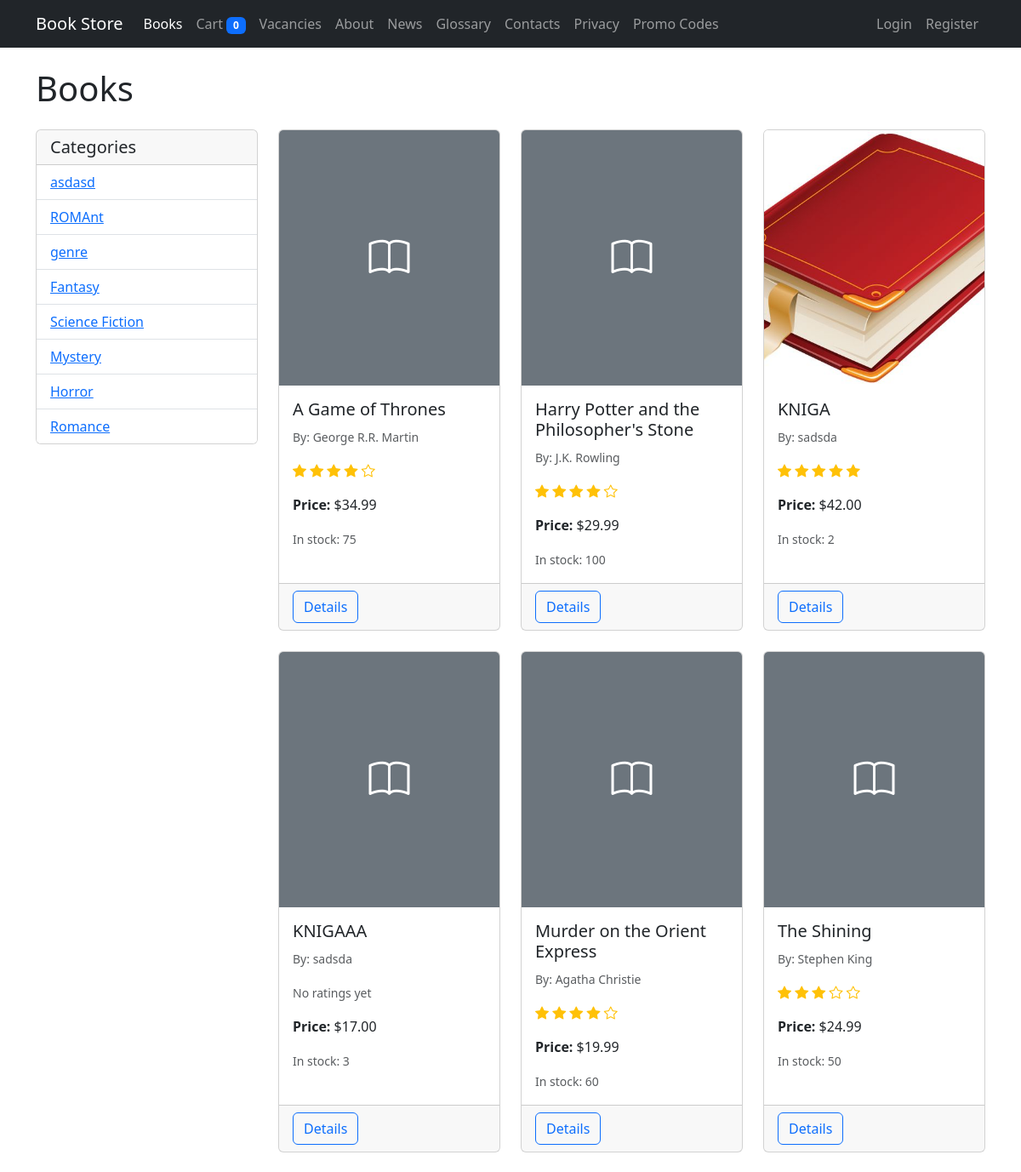
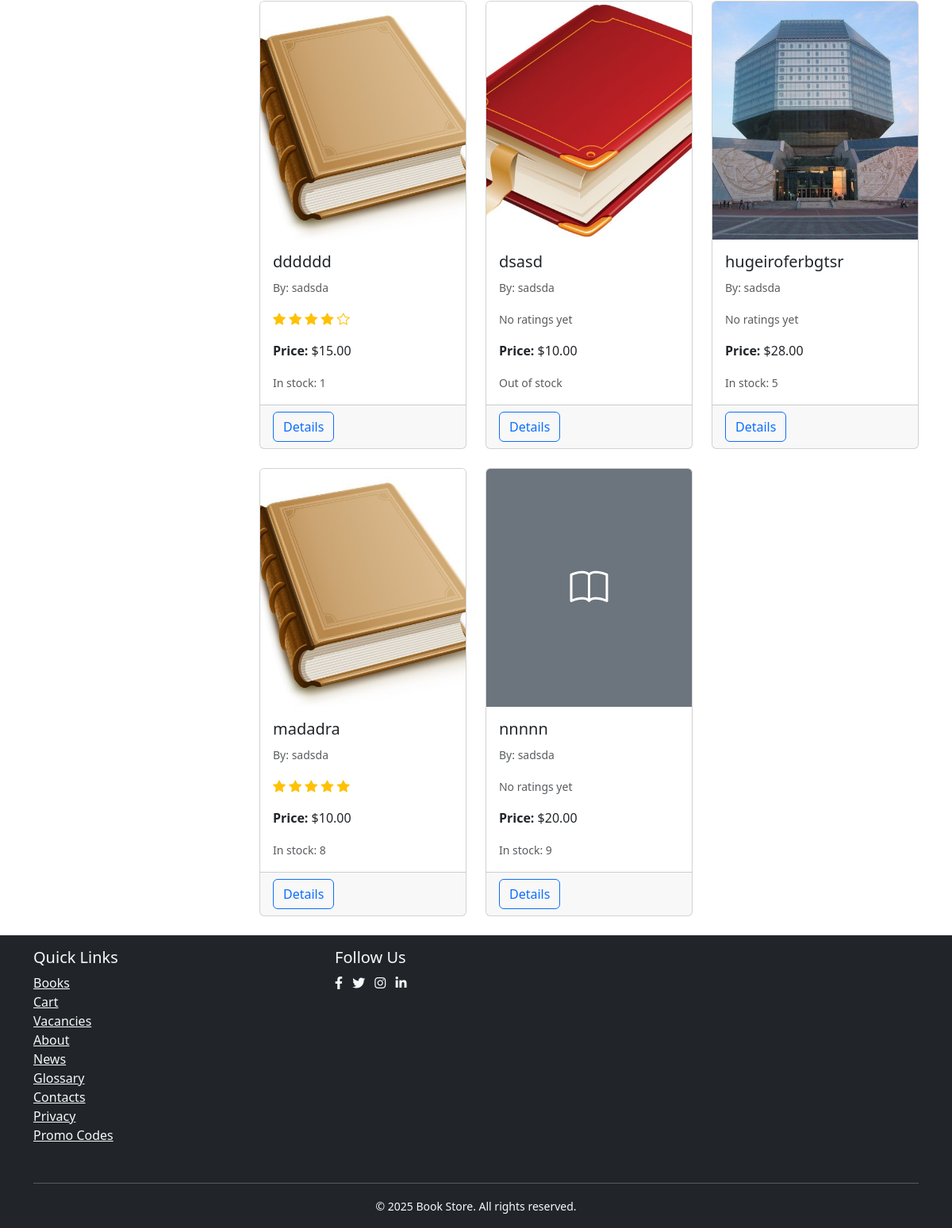
The page /books/ on the database its author committed (2 pictures, top to bottom).
### books/models.py (models this page shows, shortened)
class Genre(models.Model):
    name = models.CharField(max_length=100)
    description = models.TextField(blank=True)
    class Meta:
        verbose_name = "Genre"
        verbose_name_plural = "Genres"

class Book(models.Model):
    title = models.CharField(max_length=200)
    authors = models.ManyToManyField(Author, related_name='books')
    genres = models.ManyToManyField(Genre, related_name='books')
    publisher = models.ForeignKey(Publisher, on_delete=models.SET_NULL, related_name='books', null=True, blank=True)
    isbn = models.CharField(max_length=13)
    description = models.TextField(blank=True)
    price = models.DecimalField(max_digits=10, decimal_places=2)
    quantity = models.PositiveIntegerField(default=0)
    cover = models.ImageField(upload_to='books/covers/', blank=True)
    created_at = models.DateTimeField(auto_now_add=True)
    updated_at = models.DateTimeField(auto_now=True)
    class Meta:
        verbose_name = "Book"
        verbose_name_plural = "Books"

class Author(models.Model):
    name = models.CharField(max_length=200)
    bio = models.TextField(blank=True)
    photo = models.ImageField(upload_to='authors/', null=True, blank=True)
    class Meta:
        verbose_name = "Author"
        verbose_name_plural = "Authors"

### books/views.py (the view, shortened to what this page needs)
# urls.py: path('books/', enhanced_views.BookListView.as_view(), name='book_list'),
def book_list(request):
    books = Book.objects.all().annotate(avg_rating=Avg('reviews__rating'))
    genres = Genre.objects.all()
    search_query = request.GET.get('search', '')
    genre_id = request.GET.get('genre')
    if genre_id:
        books = books.filter(genres__id=genre_id)
    min_price = request.GET.get('min_price')
    max_price = request.GET.get('max_price')
    if min_price:
        books = books.filter(price__gte=min_price)
    if max_price:
        books = books.filter(price__lte=max_price)
    sort_by = request.GET.get('sort', 'title')
    if sort_by in ['title', '-title', 'price', '-price', 'avg_rating', '-avg_rating']:
        books = books.order_by(sort_by)
    return render(request, 'books/book_list.html', {
        'books': books,
        'genres': genres,
        'search_query': search_query,
        'selected_genre': genre_id,
        'min_price': min_price,
        'max_price': max_price,
        'sort_by': sort_by
    })

### books/context_processors.py (called while the page is built)
def cart(request):
    cart = request.session.get('cart', {})
    return {
        'cart': cart,
        'cart_count': len(cart)
    }

### templates/books/book_list.html (shortened to what this page needs)
{% extends 'base.html' %}
{% block content %}
<h1 class="mb-4">Books</h1>
<div class="row">
    <div class="col-md-3 mb-4">
        <div class="card">
            <div class="card-header">
                <h5 class="card-title mb-0">Categories</h5>
            </div>
            <ul class="list-group list-group-flush">
                {% for genre in genres %}
                <li class="list-group-item">
                    <a href="{% url 'books:book_list' %}?genre={{ genre.id }}">{{ genre.name }}</a>
                </li>
                {% endfor %}
            </ul>
        </div>
    </div>
    <div class="col-md-9">
        <div class="row row-cols-1 row-cols-md-3 g-4">
            {% for book in books %}
            <div class="col">
                <div class="card h-100">
                    {% if book.cover %}
                    <img src="{{ book.cover.url }}" class="card-img-top" alt="{{ book.title }}" style="height: 300px; object-fit: cover;">
                    {% else %}
                    <div class="card-img-top bg-secondary text-white d-flex align-items-center justify-content-center" style="height: 300px;">
                        <i class="bi bi-book" style="font-size: 3rem;"></i>
                    </div>
                    {% endif %}
                    <div class="card-body">
                        <h5 class="card-title">{{ book.title }}</h5>
                        <p class="card-text">
                            <small class="text-muted">
                                By: {% for author in book.authors.all %}
                                    {{ author.name }}{% if not forloop.last %}, {% endif %}
                                {% endfor %}
                            </small>
                        </p>
                        <p class="card-text">
                            {% if book.avg_rating %}
                            <span class="text-warning">
                                {% for i in "12345"|make_list %}
                                {% if forloop.counter <= book.avg_rating %}
                                <i class="bi bi-star-fill"></i>
                                {% else %}
                                <i class="bi bi-star"></i>
                                {% endif %}
                                {% endfor %}
                            </span>
                            {% else %}
                            <small class="text-muted">No ratings yet</small>
                            {% endif %}
                        </p>
                        <p class="card-text">
                            <strong>Price:</strong> ${{ book.price }}
                        </p>
                        <p class="card-text">
                            <small class="text-muted">
                                {% if book.quantity > 0 %}
                                In stock: {{ book.quantity }}
                                {% else %}
                                Out of stock
                                {% endif %}
                            </small>
                        </p>
                    </div>
                    <div class="card-footer">
                        <div class="d-flex justify-content-between align-items-center">
                            <a href="{% url 'books:book_detail' book.pk %}" class="btn btn-outline-primary">Details</a>
                        </div>
                    </div>
                </div>
            </div>
            {% empty %}
            <div class="col-12">
                <div class="alert alert-info">
                    No books available at the moment.
                </div>
            </div>
            {% endfor %}
        </div>
    </div>
</div>
{% endblock %}

### templates/base.html (shortened to what this page needs)
<!DOCTYPE html>
<html lang="en" class="h-100">
<head>
    <link href="https://cdn.jsdelivr.net/npm/bootstrap@5.3.0/dist/css/bootstrap.min.css" rel="stylesheet">
    <link href="https://cdnjs.cloudflare.com/ajax/libs/font-awesome/6.0.0/css/all.min.css" rel="stylesheet">
    <link href="https://cdn.jsdelivr.net/npm/bootstrap-icons@1.10.5/font/bootstrap-icons.css" rel="stylesheet">
</head>
<body>
    <nav class="navbar navbar-expand-lg navbar-dark bg-dark">
        <div class="container">
            <a class="navbar-brand" href="{% url 'books:home' %}">Book Store</a>
            <div class="collapse navbar-collapse" id="navbarNav">
                <ul class="navbar-nav me-auto">
                    <li class="nav-item">
                        <a class="nav-link {% if request.resolver_match.url_name == 'book_list' %}active{% endif %}"
                           href="{% url 'books:book_list' %}">Books</a>
                    </li>
                    <li class="nav-item">
                        <a class="nav-link {% if request.resolver_match.url_name == 'cart_detail' %}active{% endif %}"
                           href="{% url 'books:cart_detail' %}">
                            Cart <span class="badge bg-primary">{{ cart_count }}</span>
                        </a>
                    </li>
                    <li class="nav-item">
                        <a class="nav-link {% if request.resolver_match.url_name == 'vacancy_list' %}active{% endif %}"
                           href="{% url 'books:vacancy_list' %}">Vacancies</a>
                    </li>
                    <li class="nav-item">
                        <a class="nav-link {% if request.resolver_match.url_name == 'company_info' %}active{% endif %}" href="{% url 'books:company_info' %}">About</a>
                    </li>
                    <li class="nav-item">
                        <a class="nav-link {% if request.resolver_match.url_name == 'news_list' %}active{% endif %}" href="{% url 'books:news_list' %}">News</a>
                    </li>
                    <li class="nav-item">
                        <a class="nav-link {% if request.resolver_match.url_name == 'terms_list' %}active{% endif %}" href="{% url 'books:terms_list' %}">Glossary</a>
                    </li>
                    <li class="nav-item">
                        <a class="nav-link {% if request.resolver_match.url_name == 'contacts' %}active{% endif %}" href="{% url 'books:contacts' %}">Contacts</a>
                    </li>
                    <li class="nav-item">
                        <a class="nav-link {% if request.resolver_match.url_name == 'privacy_policy' %}active{% endif %}" href="{% url 'books:privacy_policy' %}">Privacy</a>
                    </li>
                    <li class="nav-item">
                        <a class="nav-link {% if request.resolver_match.url_name == 'promocode_list' %}active{% endif %}" href="{% url 'books:promocode_list' %}">Promo Codes</a>
                    </li>
                </ul>
                <ul class="navbar-nav">
                    {% if user.is_authenticated %}
                        <li class="nav-item dropdown">
                            <a class="nav-link dropdown-toggle" href="#" id="navbarDropdown" role="button"
                               data-bs-toggle="dropdown" aria-expanded="false">
                                {{ user.get_full_name|default:user.username }}
                            </a>
                            <ul class="dropdown-menu dropdown-menu-end" aria-labelledby="navbarDropdown">
                                <li><a class="dropdown-item" href="{% url 'users:profile' %}">Profile</a></li>
                                <li><a class="dropdown-item" href="{% url 'books:order_list' %}">My Orders</a></li>
                                {% if user.is_staff %}
                                <li><a class="dropdown-item" href="{% url 'books:statistics' %}">Statistics</a></li>
                                <li><a class="dropdown-item" href="{% url 'books:moderate_reviews' %}">Moderate Reviews</a></li>
                                {% endif %}
                                <li><hr class="dropdown-divider"></li>
                                <li>
                                    <form method="post" action="{% url 'users:logout' %}" class="logout-form">
                                        {% csrf_token %}
                                        <button type="submit" class="dropdown-item">Logout</button>
                                    </form>
                                </li>
                            </ul>
                        </li>
                    {% else %}
                        <li class="nav-item">
                            <a class="nav-link" href="{% url 'login' %}">Login</a>
                        </li>
                        <li class="nav-item">
                            <a class="nav-link" href="{% url 'users:register' %}">Register</a>
                        </li>
                    {% endif %}
                </ul>
            </div>
        </div>
    </nav>
    <main class="container my-4">
        {% block content %}
        {% endblock %}
    </main>
    <footer class="footer mt-auto py-3 bg-dark text-light">
        <div class="container">
            <div class="row">
                <div class="col-md-4 mb-3">
                    <h5>Quick Links</h5>
                    <ul class="list-unstyled">
                        <li><a href="{% url 'books:book_list' %}" class="text-light">Books</a></li>
                        <li><a href="{% url 'books:cart_detail' %}" class="text-light">Cart</a></li>
                        <li><a href="{% url 'books:vacancy_list' %}" class="text-light">Vacancies</a></li>
                        <li><a href="{% url 'books:company_info' %}" class="text-light">About</a></li>
                        <li><a href="{% url 'books:news_list' %}" class="text-light">News</a></li>
                        <li><a href="{% url 'books:terms_list' %}" class="text-light">Glossary</a></li>
                        <li><a href="{% url 'books:contacts' %}" class="text-light">Contacts</a></li>
                        <li><a href="{% url 'books:privacy_policy' %}" class="text-light">Privacy</a></li>
                        <li><a href="{% url 'books:promocode_list' %}" class="text-light">Promo Codes</a></li>
                    </ul>
                </div>
                <div class="col-md-4">
                    <h5>Follow Us</h5>
                    <div class="social-links">
                        <a href="#" class="text-light me-2"><i class="fab fa-facebook-f"></i></a>
                        <a href="#" class="text-light me-2"><i class="fab fa-twitter"></i></a>
                        <a href="#" class="text-light me-2"><i class="fab fa-instagram"></i></a>
                        <a href="#" class="text-light"><i class="fab fa-linkedin-in"></i></a>
                    </div>
                </div>
            </div>
            <hr class="bg-light">
            <div class="text-center">
                <small>&copy; {% now "Y" %} Book Store. All rights reserved.</small>
            </div>
        </div>
    </footer>
</body>
</html>

### templates/base.html (style rules this page uses)
body { min-height: 100vh; display: flex; flex-direction: column; }
main { flex: 1 0 auto; }
footer { flex-shrink: 0; margin-top: auto; }

### rows shown on the page
Genre: name "asdasd"
Genre: name "ROMAnt"
Genre: name "genre"
Genre: name "Fantasy"
Genre: name "Science Fiction"
Genre: name "Mystery"
Genre: name "Horror"
Genre: name "Romance"
Book: title "A Game of Thrones", price "34.99", quantity "75"
Author: name "George R.R. Martin"
Book: title "Harry Potter and the Philosopher's Stone", price "29.99", quantity "100"
Author: name "J.K. Rowling"
Book: cover (picture), title "KNIGA", price "42.00", quantity "2"
Author: name "sadsda"
Book: title "KNIGAAA", shows "No ratings yet", price "17.00", quantity "3"
Book: title "Murder on the Orient Express", price "19.99", quantity "60"
Author: name "Agatha Christie"
Book: title "The Shining", price "24.99", quantity "50"
Author: name "Stephen King"
Book: cover (picture), title "dddddd", price "15.00", quantity "1"
Book: cover (picture), title "dsasd", shows "No ratings yet", price "10.00", quantity "Out of stock"
Book: cover (picture), title "hugeiroferbgtsr", shows "No ratings yet", price "28.00", quantity "5"
Book: cover (picture), title "madadra", price "10.00", quantity "8"
Book: title "nnnnn", shows "No ratings yet", price "20.00", quantity "9"

### other values the page prints
{{ cart_count }} "0"
